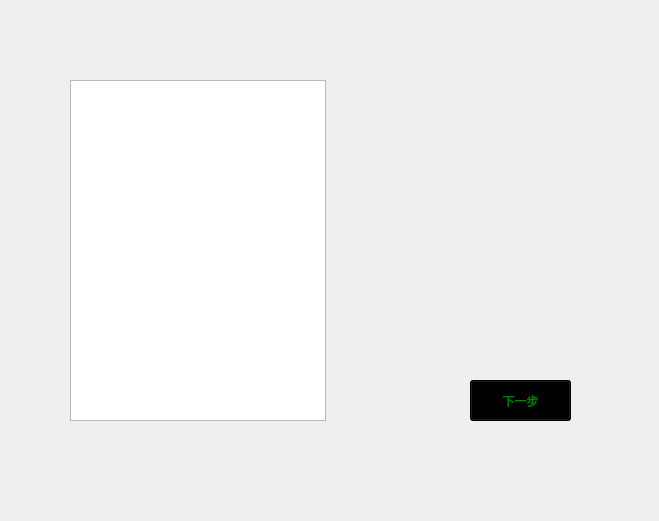
<?xml version="1.0" encoding="UTF-8"?>
<ui version="4.0">
 <class>SelectModel</class>
 <widget class="QWidget" name="SelectModel">
  <property name="geometry">
   <rect>
    <x>0</x>
    <y>0</y>
    <width>659</width>
    <height>521</height>
   </rect>
  </property>
  <property name="windowTitle">
   <string/>
  </property>
  <property name="styleSheet">
   <string notr="true">QWidget
{
backgroudn-color:white;
color:black;
}

QPushButton
{
	font:15px &quot;Microsoft yahei&quot;;
	background-color:black;
	color:green;
}
</string>
  </property>
  <widget class="QListWidget" name="ModelList">
   <property name="geometry">
    <rect>
     <x>70</x>
     <y>80</y>
     <width>256</width>
     <height>341</height>
    </rect>
   </property>
  </widget>
  <widget class="QPushButton" name="pbNext">
   <property name="geometry">
    <rect>
     <x>470</x>
     <y>380</y>
     <width>101</width>
     <height>41</height>
    </rect>
   </property>
   <property name="text">
    <string>下一步</string>
   </property>
  </widget>
 </widget>
 <resources/>
 <connections/>
</ui>
